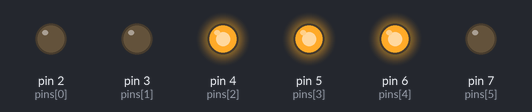
Simulated run of this sketch. Board: Arduino Uno, built with avr-gcc and run on an emulated ATmega328P. Shown: output pins drawn as LEDs (lit = HIGH). Random numbers use the default seed unless the sketch sets one.

Above: at 3.0 s.
At 4.0 s:
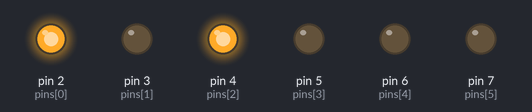
At 13.6 s:
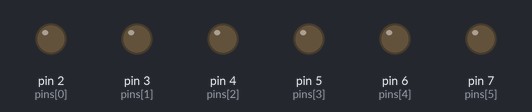
At 21.3 s:
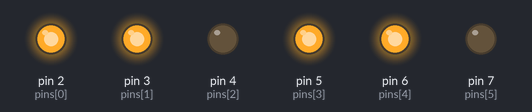
At 22.0 s:
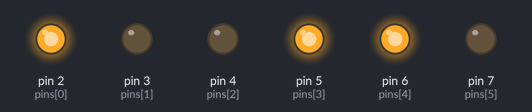
At 31.0 s:
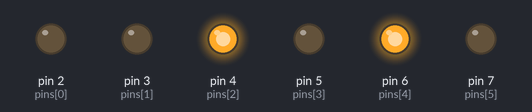
Timing chart, 0 to 40.0 s (numbered marks = the images above):
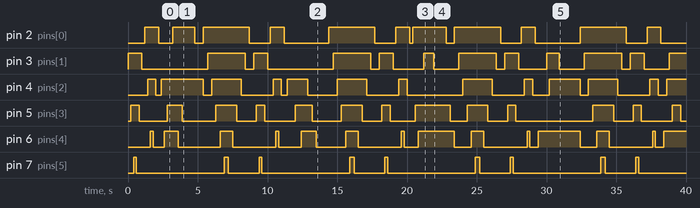

Measured:
- by itself, pin 2 (pins[0]): LOW → HIGH at 1.2 s, → LOW 1.0 s later, → HIGH 1.0 s later, → LOW 1.6 s later, … (22 changes in this stretch)
- by itself, pin 3 (pins[1]): LOW → HIGH at 0.00 s, → LOW 1.0 s later, → HIGH 4.7 s later, → LOW 2.7 s later, … (23 changes in this stretch)
- by itself, pin 4 (pins[2]): LOW → HIGH at 1.4 s, → LOW 0.60 s later, → HIGH 0.40 s later, → LOW 3.0 s later, … (25 changes in this stretch)
- by itself, pin 5 (pins[3]): LOW → HIGH at 0.20 s, → LOW 0.60 s later, → HIGH 2.0 s later, → LOW 1.1 s later, … (26 changes in this stretch)
- by itself, pin 6 (pins[4]): LOW → HIGH at 1.6 s, → LOW 0.20 s later, → HIGH 0.80 s later, → LOW 1.0 s later, … (27 changes in this stretch)
- by itself, pin 7 (pins[5]): repeats every 9.0 s: LOW 6.3 s, HIGH 0.30 s, LOW 2.2 s, HIGH 0.20 s

The sketch:

SistMicro_Deber1_Leds.ino
```cpp
/*
 * UTN FICA CIERCOM
 * Autor: Mateo Tito
 * Deber de Sistemas Microprocesados
 * 1.- Realizar un juego de lueces que se prendan secuencialmente los leds impartes (1,3,5).
 * 2.- Realizar un programa que se enciendan uno por uno los leds pares (0,2,4).
 * 3.- Realizar un juego que se enciendan y apaguen los leds de forma aleatoria.
 */

//Variables a usar
int i=0; //Para recorrer ciclos
int pins [6] = {2, 3, 4, 5, 6, 7}; //Pines a usarse
int rng = 0; //Variable entera para usar aleatorio(luego)

void setup() {
  for(;i<6;i++){
    pinMode(pins[i],OUTPUT); //Definir pines como salidas
  }

}

void loop() {

  // Ejercicio 1
  i=0; // Resetear la variable de recorrido
  // Ciclo para encender los leds impares (ascendente)
  for(;i<3;i++){
    digitalWrite(pins[2*i+1],HIGH); // Solo impares
    delay(200); // Retardo de 200ms
  }
  i=0; // Reseteto de variable
  // Ciclo para apagar los impares (descendente)
  for(;i<3;i++){
    digitalWrite(pins[6-(2*i+1)],LOW);
    delay(200); // Retardo de 200ms
  }

  //Ejercicio 2
  i=0; // Resetear la variable de recorrido
  // Ciclo para encender los leds pares (ascendente)
  for(;i<3;i++){
    digitalWrite(pins[2*i],HIGH); // Solo pares
    delay(200); // Retardo de 200ms
  }
  i=1; // Reseteto de variable
  // Ciclo para apagar los pares (descendente)
  for(;i<4;i++){
    digitalWrite(pins[6-(2*i)],LOW);
    delay(200); // Retardo de 200ms
  }

  //Ejercicio 3
  i=0;
  for(;i<6;i++){ // Genera 6 números aleatorios para encender
    rng = random(0,5); // Variable aleatoria entre 0 y 5
    digitalWrite(pins[rng],HIGH);
    delay(200); // Retardo de 200ms
  }
  i=0;
  for(;i<6;i++){ // Genera 6 números aleatorias para apagar
    rng = random(0,5); // Variable aleatoria entre 0 y 5
    digitalWrite(pins[rng],LOW);
    delay(300); // Retardo de 300ms
  }

  // No es parte de los ejercicios
  // Enciende y apaga los 6 leds secuencialmente para indicar
  // que se volverá a repetir el código
  i=5;
  for(;i>=0;i--){ // Apagado secuencial descendente (Todos)
    digitalWrite(pins[i],LOW);
    //delay(300); // Retardo de 300ms
  }
  i=0;
  for(;i<6;i++){ // Encendido secuencial ascendente (Todos)
    digitalWrite(pins[i],HIGH);
    delay(300); // Retardo de 000ms
  }
  i=5;
  for(;i>=0;i--){ // Apagado secuencial descendente (Todos)
    digitalWrite(pins[i],LOW);
    delay(300); // Retardo de 300ms
  }
}
```
